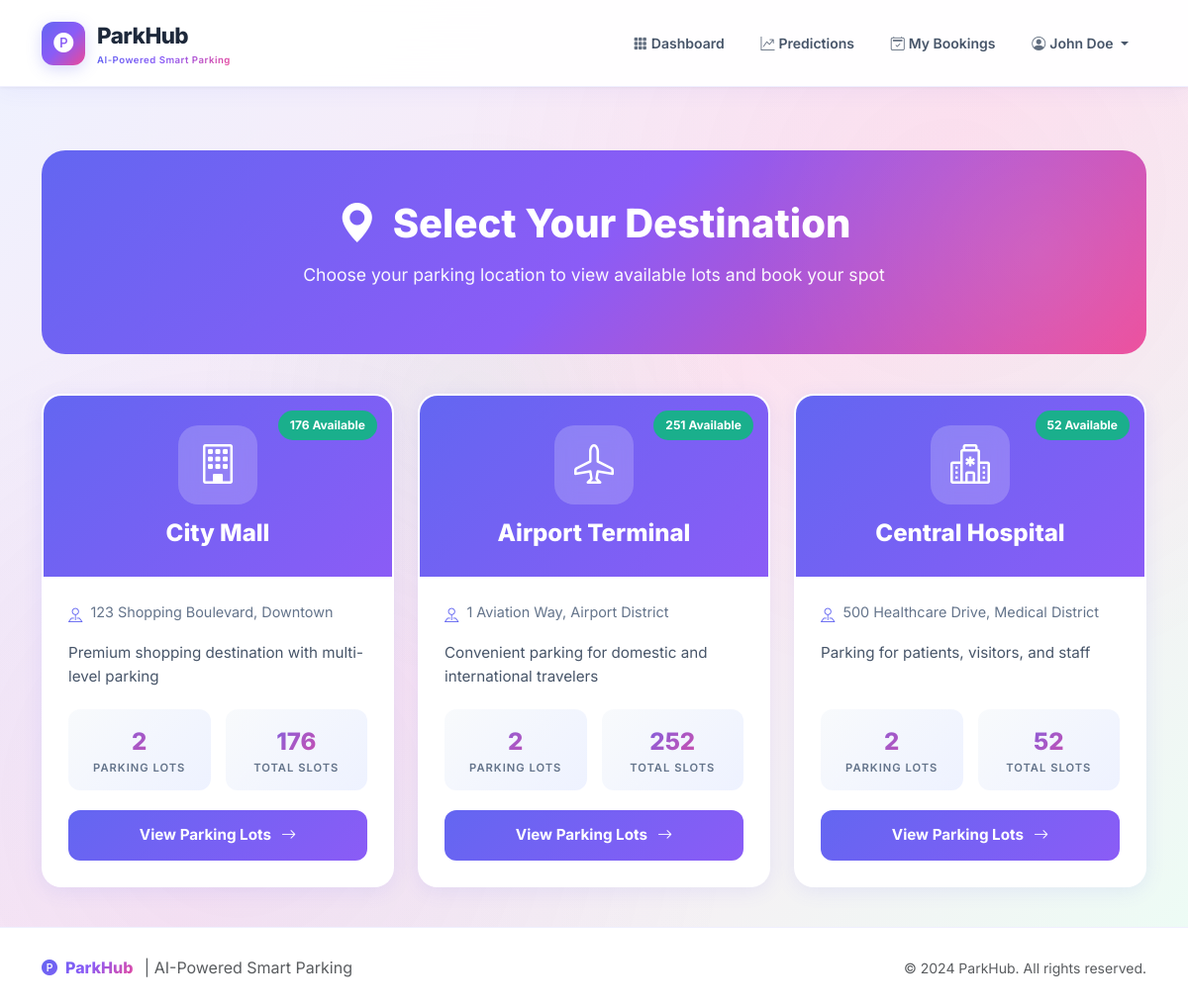
The app's page /locations (signed in) with its own data.
### database/models.py (models this page shows, shortened)
class User(UserMixin, db.Model):
    __tablename__ = 'users'
    id = db.Column(db.Integer, primary_key=True)
    email = db.Column(db.String(120), unique=True, nullable=False, index=True)
    name = db.Column(db.String(100), nullable=False)
    password_hash = db.Column(db.String(256), nullable=False)
    is_admin = db.Column(db.Boolean, default=False)
    booking_count = db.Column(db.Integer, default=0)
    created_at = db.Column(db.DateTime, default=datetime.utcnow)
    bookings = db.relationship('Booking', backref='user', lazy='dynamic')

class Location(db.Model):
    __tablename__ = 'locations'
    id = db.Column(db.Integer, primary_key=True)
    name = db.Column(db.String(100), nullable=False)
    address = db.Column(db.String(255))
    description = db.Column(db.Text)
    image_url = db.Column(db.String(255))
    icon = db.Column(db.String(50), default='bi-geo-alt')
    created_at = db.Column(db.DateTime, default=datetime.utcnow)
    parking_lots = db.relationship('ParkingLot', backref='location', lazy='dynamic', cascade='all, delete-orphan')

### app.py (the view)
@app.route('/locations')
@login_required
def locations():
    all_locations = Location.query.all()
    locations_data = []
    for loc in all_locations:
        total_slots = 0
        available_slots = 0
        for lot in loc.parking_lots:
            total_slots += lot.get_total_slots()
            available_slots += lot.get_available_slots()
        locations_data.append({
            'id': loc.id,
            'name': loc.name,
            'address': loc.address,
            'description': loc.description,
            'icon': loc.icon,
            'total_slots': total_slots,
            'available_slots': available_slots,
            'lot_count': loc.parking_lots.count()
        })
    return render_template('locations.html', locations=locations_data)

### app.py (called while the page is built)
@login_manager.user_loader
def load_user(user_id):
    return User.query.get(int(user_id))

### database/models.py (called while the page is built)
    def get_total_slots(self):
        return sum(level.slots.count() for level in self.levels)

    def get_available_slots(self):
        from datetime import datetime
        now = datetime.now()
        total = 0
        for level in self.levels:
            for slot in level.slots:
                active = Booking.query.filter(
                    Booking.slot_id == slot.id,
                    Booking.cancelled == False,
                    Booking.start_time <= now,
                    Booking.end_time > now
                ).first()
                if not active:
                    total += 1
        return total

### templates/locations.html (shortened to what this page needs)
{% extends "base.html" %}
{% block content %}
<div class="locations-hero">
    <div class="hero-content text-center">
        <h1 class="hero-title">
            <i class="bi bi-geo-alt-fill me-3"></i>Select Your Destination
        </h1>
        <p class="hero-subtitle mx-auto">
            Choose your parking location to view available lots and book your spot
        </p>
    </div>
</div>
<div class="row g-4">
    {% for loc in locations %}
    <div class="col-md-6 col-lg-4">
        <div class="location-card">
            <div class="location-card-header">
                {% set availability_pct = (loc.available_slots / loc.total_slots * 100) if loc.total_slots > 0 else 0 %}
                <span
                    class="availability-badge {% if availability_pct < 20 %}low{% elif availability_pct == 0 %}full{% endif %}">
                    {{ loc.available_slots }} Available
                </span>
                <div class="location-icon">
                    <i class="bi {{ loc.icon }}"></i>
                </div>
                <h3 class="location-name">{{ loc.name }}</h3>
            </div>
            <div class="location-card-body">
                <div class="location-address">
                    <i class="bi bi-pin-map"></i>
                    {{ loc.address }}
                </div>
                <p class="location-description">
                    {{ loc.description }}
                </p>
                <div class="location-stats">
                    <div class="stat-box">
                        <div class="stat-value">{{ loc.lot_count }}</div>
                        <div class="stat-label">Parking Lots</div>
                    </div>
                    <div class="stat-box">
                        <div class="stat-value">{{ loc.total_slots }}</div>
                        <div class="stat-label">Total Slots</div>
                    </div>
                </div>
                <div class="location-action">
                    <a href="{{ url_for('parking_lots', location_id=loc.id) }}" class="btn btn-select-location">
                        <span>View Parking Lots</span>
                        <i class="bi bi-arrow-right"></i>
                    </a>
                </div>
            </div>
        </div>
    </div>
    {% endfor %}
</div>
{% endblock %}

### templates/base.html (shortened to what this page needs)
<!DOCTYPE html>
<html lang="en">
<head>
    <link href="https://cdn.jsdelivr.net/npm/bootstrap@5.3.2/dist/css/bootstrap.min.css" rel="stylesheet">
    <link href="https://cdn.jsdelivr.net/npm/bootstrap-icons@1.11.1/font/bootstrap-icons.css" rel="stylesheet">
</head>
<body class="d-flex flex-column">
    <nav class="navbar navbar-expand-lg">
        <div class="container">
            <a class="navbar-brand" href="{{ url_for('dashboard') }}">
                <span class="brand-icon">
                    <i class="bi bi-p-circle-fill"></i>
                </span>
                <div>
                    ParkHub
                    <span class="brand-tagline">AI-Powered Smart Parking</span>
                </div>
            </a>
            <div class="collapse navbar-collapse" id="navbarNav">
                <ul class="navbar-nav ms-auto">
                    {% if current_user.is_authenticated %}
                    <li class="nav-item">
                        <a class="nav-link" href="{{ url_for('dashboard') }}">
                            <i class="bi bi-grid-3x3-gap-fill me-1"></i>Dashboard
                        </a>
                    </li>
                    <li class="nav-item">
                        <a class="nav-link" href="{{ url_for('predictions') }}">
                            <i class="bi bi-graph-up-arrow me-1"></i>Predictions
                        </a>
                    </li>
                    <li class="nav-item">
                        {% if current_user.is_admin %}
                        <a class="nav-link" href="{{ url_for('admin_bookings') }}">
                            <i class="bi bi-list-check me-1"></i>All Bookings
                        </a>
                        {% else %}
                        <a class="nav-link" href="{{ url_for('my_bookings') }}">
                            <i class="bi bi-calendar2-check me-1"></i>My Bookings
                        </a>
                        {% endif %}
                    </li>
                    <li class="nav-item dropdown">
                        <a class="nav-link dropdown-toggle" href="#" data-bs-toggle="dropdown">
                            <i class="bi bi-person-circle me-1"></i>{{ current_user.name }}
                        </a>
                    </li>
                    {% endif %}
                </ul>
            </div>
        </div>
    </nav>
    <main class="main-content flex-grow-1">
        <div class="container">
            {% block content %}{% endblock %}
        </div>
    </main>
    <footer>
        <div class="container">
            <div class="row align-items-center">
                <div class="col-md-6 text-center text-md-start">
                    <span class="footer-brand">
                        <i class="bi bi-p-circle-fill me-2"></i>ParkHub
                    </span>
                    <span class="ms-2 text-muted">| AI-Powered Smart Parking</span>
                </div>
                <div class="col-md-6 text-center text-md-end mt-2 mt-md-0">
                    <small class="text-muted">© 2024 ParkHub. All rights reserved.</small>
                </div>
            </div>
        </div>
    </footer>
</body>
</html>

### templates/base.html (style rules this page uses)
:root { --primary: #6366F1; --primary-dark: #4F46E5; --primary-light: #818CF8; --primary-glow: rgba(99, 102, 241, 0.25); --accent: #EC4899; --accent-light: #F472B6; --accent-glow: rgba(236, 72, 153, 0.2); --success: #10B981; --success-light: #34D399; --success-glow: rgba(16, 185, 129, 0.25); --danger: #EF4444; --danger-light: #F87171; --danger-glow: rgba(239, 68, 68, 0.25); --warning: #F59E0B; --info: #06B6D4; --info-light: #22D3EE; --bg-primary: #F8FAFC; --bg-secondary: #FFFFFF; --bg-accent: linear-gradient(135deg, #EEF2FF 0%, #FCE7F3 50%, #ECFDF5 100%); --text-primary: #1E293B; --text-secondary: #475569; --text-muted: #94A3B8; --card-bg: #FFFFFF; --card-border: rgba(99, 102, 241, 0.12); --card-shadow: 0 4px 6px -1px rgba(0, 0, 0, 0.05), 0 10px 15px -3px rgba(99, 102, 241, 0.08); --card-shadow-hover: 0 10px 25px -5px rgba(99, 102, 241, 0.15), 0 20px 40px -10px rgba(236, 72, 153, 0.1); --gradient-primary: linear-gradient(135deg, #6366F1, #8B5CF6, #EC4899); --gradient-success: linear-gradient(135deg, #10B981, #34D399); --gradient-danger: linear-gradient(135deg, #EF4444, #F87171); --gradient-card-border: linear-gradient(135deg, #6366F1, #EC4899, #10B981); }
* { font-family: 'Inter', -apple-system, BlinkMacSystemFont, sans-serif; }
body { background: var(--bg-accent); min-height: 100vh; color: var(--text-primary); position: relative; }
body::before { content: ''; position: fixed; top: 0; left: 0; right: 0; bottom: 0; background: radial-gradient(circle at 20% 80%, rgba(99, 102, 241, 0.08) 0%, transparent 40%), radial-gradient(circle at 80% 20%, rgba(236, 72, 153, 0.06) 0%, transparent 40%), radial-gradient(circle at 40% 40%, rgba(16, 185, 129, 0.05) 0%, transparent 30%); pointer-events: none; z-index: 0; }
.navbar { background: rgba(255, 255, 255, 0.95) !important; backdrop-filter: blur(20px); border-bottom: 1px solid rgba(99, 102, 241, 0.1); padding: 0.85rem 0; position: sticky; top: 0; z-index: 1000; box-shadow: 0 1px 3px rgba(0, 0, 0, 0.05), 0 4px 20px rgba(99, 102, 241, 0.06); }
.navbar-brand { font-weight: 800; font-size: 1.4rem; letter-spacing: -0.5px; display: flex; align-items: center; gap: 0.75rem; color: var(--text-primary) !important; }
.navbar-brand .brand-icon { width: 44px; height: 44px; background: var(--gradient-primary); border-radius: 12px; display: flex; align-items: center; justify-content: center; font-size: 1.25rem; color: #fff; box-shadow: 0 4px 15px var(--primary-glow); transition: transform 0.3s ease, box-shadow 0.3s ease; }
.brand-tagline { font-size: 0.6rem; font-weight: 600; display: block; letter-spacing: 0.5px; margin-top: 2px; background: var(--gradient-primary); -webkit-background-clip: text; -webkit-text-fill-color: transparent; background-clip: text; }
.nav-link { color: var(--text-secondary) !important; font-weight: 600; font-size: 0.875rem; padding: 0.6rem 1rem !important; border-radius: 10px; transition: all 0.25s ease; margin: 0 0.15rem; position: relative; }
.nav-link i { opacity: 0.85; }
footer { background: var(--card-bg); color: var(--text-secondary); padding: 1.75rem 0; margin-top: auto; border-top: 1px solid rgba(99, 102, 241, 0.1); position: relative; z-index: 10; }
footer .footer-brand { font-weight: 800; font-size: 1rem; background: var(--gradient-primary); -webkit-background-clip: text; -webkit-text-fill-color: transparent; background-clip: text; }
.main-content { padding: 2.5rem 0; position: relative; z-index: 1; }

### records on screen
User: name "John Doe"
Location: available_slots "176", name "City Mall", address "123 Shopping Boulevard, Downtown", description "Premium shopping destination with multi-level parking", lot_count "2", total_slots "176"
Location: available_slots "251", name "Airport Terminal", address "1 Aviation Way, Airport District", description "Convenient parking for domestic and international travelers", lot_count "2", total_slots "252"
Location: available_slots "52", name "Central Hospital", address "500 Healthcare Drive, Medical District", description "Parking for patients, visitors, and staff", lot_count "2", total_slots "52"
